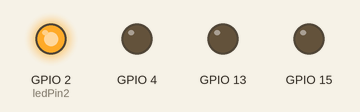
This program was run on a simulated ESP32. Parts: output pins drawn as LEDs (lit = HIGH).

Above: at 0.5 s.
At 2.5 s:
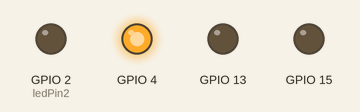
At 4.5 s:
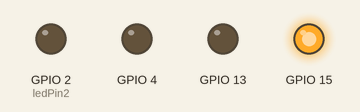
At 6.5 s:
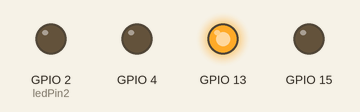
At 9.5 s:
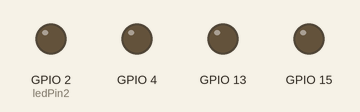
Timing chart, 0 to 10.4 s (numbered marks = the images above):
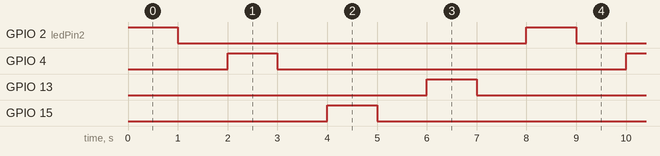

Measured:
- by itself, GPIO 2 (ledPin2), GPIO 4, GPIO 13, GPIO 15: alternates HIGH for 1.0 s and LOW for 7.0 s
- by itself, everything shown: repeats every 8.0 s, in 8 steps

The program:

main.cpp
```cpp
#include <Arduino.h>


const int ledPin2 = 2;
void setup() {
  // put your setup code here, to run once:


  pinMode(ledPin2,OUTPUT);
  pinMode(4,OUTPUT);
  pinMode(15,OUTPUT);
  pinMode(13,OUTPUT);

}

void loop() {
  digitalWrite(ledPin2,HIGH);
  delay(1000);
  digitalWrite(ledPin2,LOW);
  delay(1000);
  digitalWrite(4,HIGH);
  delay(1000);
  digitalWrite(4,LOW);
  delay(1000);
  digitalWrite(15,HIGH);
  delay(1000);
  digitalWrite(15,LOW);
  delay(1000);
  digitalWrite(13,HIGH);
  delay(1000);
  digitalWrite(13,LOW);
  delay(1000);


}

// put function definitions here:
```
